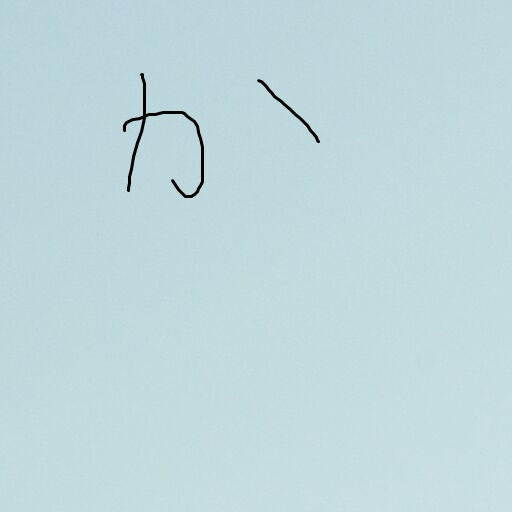
#> input picture back/uploads/1.jpg, 512 x 512 px, given as the content of the folder ../../uploads/2.jpg, which was not available
$ python test_24.py ../uploads/1.jpg 5 ../uploads/2.jpg ../uploads/2.jpg
#> lines starting #> are read from the running program, lines starting #| are printed output that depends on the picture; pictures that were not available may be replaced by others from this repository, and a replacement may not be noted
#!/usr/bin/env python3

import csv
import cv2
import glob
from scipy.fftpack import dct, idct
import itertools
import math
import sys
import numpy as np
from decimal import *
from multiprocessing import Pool
import time


def dct2(a):
    return dct( dct( a, axis=0, norm='ortho' ), axis=1, norm='ortho' )


def exchange(dct, num):
    list_d = []
    num_l = range(0, len(dct), 8)
    for i,j in itertools.product(num_l, num_l):
        if num == 10:
            list_d.append(dct[i][j+2])
        elif num == 11:
            list_d.append(dct[i][j+1])
        elif num == 12:
            list_d.append(dct[i+1][j])
            list_d.append(dct[i+1][j+1])
        elif num == 13:
            list_d.append(dct[i+2][j+1])
        elif num == 14:
            list_d.append(dct[i+1][j+2])
            list_d.append(dct[i+2][j])
            list_d.append(dct[i+3][j])
        elif num == 16:
            list_d.append(dct[i][j+3])
            list_d.append(dct[i+2][j+2])
        elif num == 17:
            list_d.append(dct[i+3][j+1])
        elif num == 18:
            list_d.append(dct[i][j+4])
        elif num == 19:
            list_d.append(dct[i+1][j+3])
        elif num == 22:
            list_d.append(dct[i+3][j+2])
            list_d.append(dct[i+4][j+1])
        elif num == 24:
            list_d.append(dct[i][j+4])
            list_d.append(dct[i+2][j+3])
            list_d.append(dct[i+5][j])

    return list_d

# nはヒストグラムの範囲
def step(dct_m, n, num, block):

    dct = exchange(dct_m, num)
    hist = [0]*(n*2+1)
    dct_i = [0]*len(dct)
    freq_n = [0] * (n+2)
    freq_p = [0] * (n+2)
    tmp_n = 0
    tmp_p = 0
    for i in range(len(dct)):
        if dct[i] <= (-1*(n+1)):
            dct_i[i] = int(-1*(n+1))
        elif dct[i] >= n+1:
            dct_i[i] = int(n+1)
        else:
            # 少数を四捨五入して整数に変換
            dct_i[i] = int(Decimal(str(dct[i])).quantize(Decimal("0"),rounding=ROUND_HALF_UP))

    for i in range(len(dct_i)):
        if dct_i[i] < 0:
            tmp_n = int(dct_i[i] * -1)
            freq_n[tmp_n]+=1
        elif dct_i[i] > 0:
            tmp_p = int(dct_i[i])
            freq_p[tmp_p]+=1
        elif dct_i[i] == 0:
            freq_n[0]+=1
            freq_p[0]+=1

    m = 0
    for i in reversed(range(len(freq_n)-1)):
        hist[m] = freq_n[i]
        m+=1
    for i in range(1, len(freq_p)-1):
        hist[m] = freq_p[i]
        m+=1

    if num == 14 or num == 24:
        return list(map(lambda x: x / block / 3, hist))

    elif num == 12 or num == 16 or num == 22:
        return list(map(lambda x: x / block / 2, hist))

    else:
        return list(map(lambda x: x / block, hist))


def histg(img):
#> called with img = '_only/1.jpg'
    try:
        n= cv2.imread(img)
#> n is the input picture: shape (512, 512, 3); mean B, G, R 220.3, 215.9, 191.2
        # 画像のサイズを取得
        h, w, c = n.shape
#> h = 512; w = 512; c = 3
        # 画像のブロック数
        block = h * w / 64
#> block = 4096
        b = n[:,:,0]
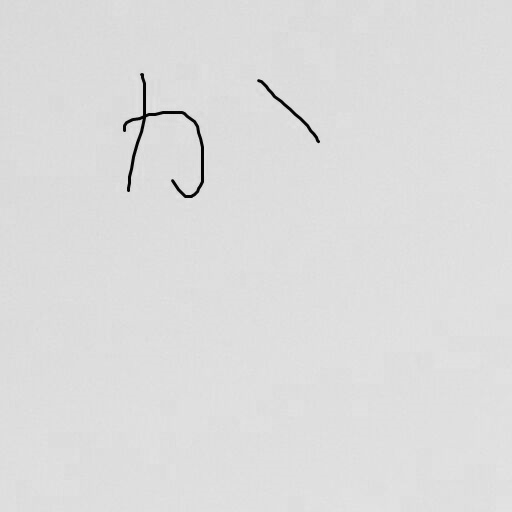
#> b: shape (512, 512); min 0, max 231, mean 220.3
        g = n[:,:,1]
        r = n[:,:,2]
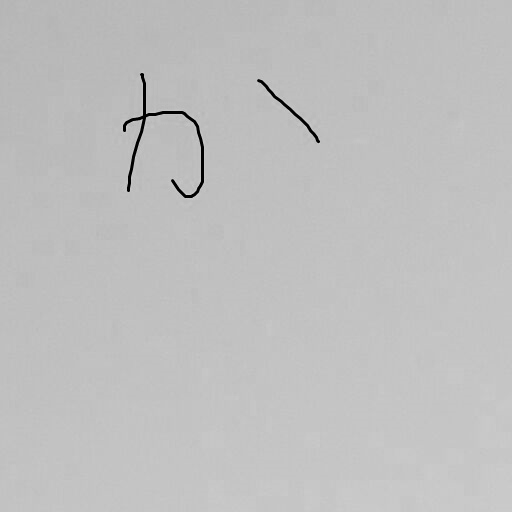
#> r: shape (512, 512); min 0, max 206, mean 191.2
        y = np.zeros((len(b), len(b)))
#> y: shape (512, 512) float64; every value is 0
        num1 = range(len(y))
        for i,j in itertools.product(num1, num1):
        	y[i][j] = 0.299 * r[i][j] + 0.587 * g[i][j] + 0.114 * b[i][j] + 16

        dct = np.zeros((len(y), len(y)))
        num2 = range(0, len(y), 8)
        num_8 = range(8)

        for i,j in itertools.product(num2, num2):
            eight = np.zeros((8,8))
            for p,q in itertools.product(num_8, num_8):
                eight[p][q] = y[i + p][j + q]

            tmp = dct2(eight)

            for p,q in itertools.product(num_8, num_8):
                dct[i + p][j + q] = tmp[p][q]
#> this loop made 4096 passes
#> j on passes 1 to 3: 0, 8, 16
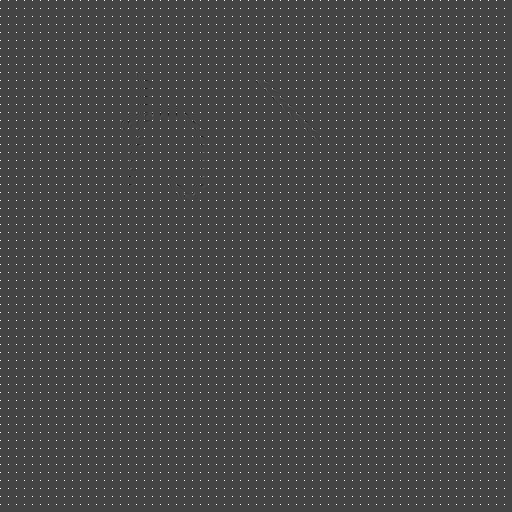
#> dct: shape (512, 512) float64; min -688.3, max 1862.5, mean 28.1; drawn with min black and max white

        hist_all = []
        hist_all.extend(step(dct, int(sys.argv[2]), 10, block))
#> the loop in exchange, `for i,j in itertools.product(num_l, num_l):` made 4096 passes
#> after the loop in exchange, `for i,j in itertools.product(num_l, num_l):`: list_d = 4096 values, max 611.3 at index 1296, min -380.9 at index 850, mean -0.905
#> in step, `dct = exchange(dct_m, num)`: dct has the same summary as list_d in exchange
#> in step, `dct_i = [0]*len(dct)`: dct_i = 4096 values from 0 to 0
#> after the loop in step, `for i in range(len(dct)):`: dct_i = 4096 values, max 6 at index 608, min -6 at index 198, mean -0.374
#> the loop in step, `for i in range(len(dct_i)):` made 4096 passes
#> tmp_n on passes 7, 10, 11, 15, 18, 21, 29, 37, 40, 43, 50, 51: 4, 1, 4, 4, 4, 4, 2, 5, 4, 4, 4, 4
#> after the loop in step, `for i in range(len(dct_i)):`: freq_n = [2801, 209, 26, 69, 368, 101, 53]; freq_p = [2801, 228, 15, 33, 124, 36, 33]
#> the loop in step, `for i in reversed(range(len(freq_n)-1)):` made 6 passes
#> after the loop in step, `for i in reversed(range(len(freq_n)-1)):`: hist = [101, 368, 69, 26, 209, 2801, 0, 0, 0, 0, 0]; m = 6
#> the loop in step, `for i in range(1, len(freq_p)-1):` made 5 passes
#> after the loop in step, `for i in range(1, len(freq_p)-1):`: hist = [101, 368, 69, 26, 209, 2801, 228, 15, 33, 124, 36]; m = 11
        hist_all.extend(step(dct, int(sys.argv[2]), 11, block))
#> the loop in exchange (call 2), `for i,j in itertools.product(num_l, num_l):` made 4096 passes
#> the loop in step (call 2), `for i in range(len(dct_i)):` made 4096 passes
#> tmp_p on passes 17, 45, 54, 73, 84: 3, 1, 2, 3, 1
#> the loop in step (call 2), `for i in reversed(range(len(freq_n)-1)):` made 6 passes
#> the loop in step (call 2), `for i in range(1, len(freq_p)-1):` made 5 passes
        hist_all.extend(step(dct, int(sys.argv[2]), 12, block))
        hist_all.extend(step(dct, int(sys.argv[2]), 13, block))
        hist_all.extend(step(dct, int(sys.argv[2]), 14, block))
        hist_all.extend(step(dct, int(sys.argv[2]), 16, block))
        hist_all.extend(step(dct, int(sys.argv[2]), 17, block))
        hist_all.extend(step(dct, int(sys.argv[2]), 18, block))
        hist_all.extend(step(dct, int(sys.argv[2]), 19, block))
        hist_all.extend(step(dct, int(sys.argv[2]), 22, block))
        hist_all.extend(step(dct, int(sys.argv[2]), 24, block))

        # [6 lines of commented-out code are left out]
        with open('{0}.csv'.format(sys.argv[3]), 'a') as f:
            writer = csv.writer(f)
            writer.writerow(hist_all)

    except:
        with open("error.txt", "a") as f:
            f.write(sys.argv[1])


def main():
    images = sorted(glob.glob("../{0}/*".format(sys.argv[4]), recursive=True))
    start = time.time()
    with Pool(8) as p:
        p.map(histg, images)

    elapsed_time = time.time() - start
    with open("time.txt", "a") as f:
        f.write("elapsed_time:{0}".format(elapsed_time) + "[sec]")

if __name__ == "__main__":
    main()
